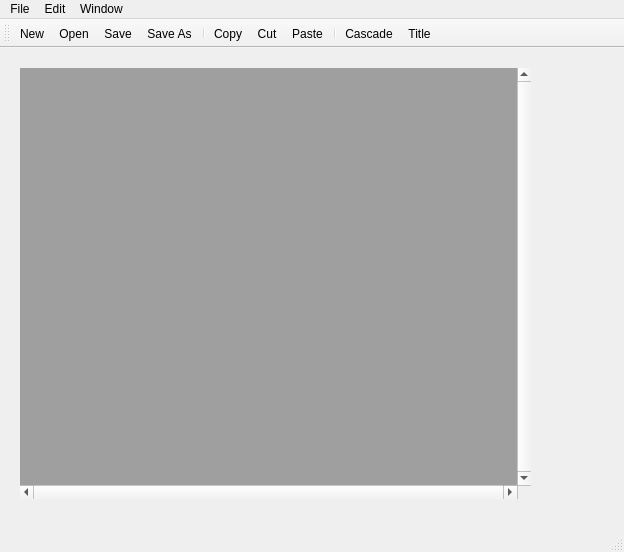
<?xml version="1.0" encoding="UTF-8"?>
<ui version="4.0">
 <class>MainWindow</class>
 <widget class="QMainWindow" name="MainWindow">
  <property name="geometry">
   <rect>
    <x>0</x>
    <y>0</y>
    <width>624</width>
    <height>552</height>
   </rect>
  </property>
  <property name="windowTitle">
   <string>MainWindow</string>
  </property>
  <widget class="QWidget" name="centralwidget">
   <widget class="QMdiArea" name="mdiArea">
    <property name="geometry">
     <rect>
      <x>20</x>
      <y>20</y>
      <width>511</width>
      <height>431</height>
     </rect>
    </property>
    <property name="verticalScrollBarPolicy">
     <enum>Qt::ScrollBarAlwaysOn</enum>
    </property>
    <property name="horizontalScrollBarPolicy">
     <enum>Qt::ScrollBarAlwaysOn</enum>
    </property>
   </widget>
  </widget>
  <widget class="QMenuBar" name="menubar">
   <property name="geometry">
    <rect>
     <x>0</x>
     <y>0</y>
     <width>624</width>
     <height>22</height>
    </rect>
   </property>
   <widget class="QMenu" name="menuFile">
    <property name="title">
     <string>File</string>
    </property>
    <addaction name="actionNew"/>
    <addaction name="actionOpen"/>
    <addaction name="actionSave"/>
    <addaction name="actionSave_As"/>
    <addaction name="separator"/>
    <addaction name="actionExit"/>
   </widget>
   <widget class="QMenu" name="menuEdit">
    <property name="title">
     <string>Edit</string>
    </property>
    <addaction name="actionCopy"/>
    <addaction name="actionCut"/>
    <addaction name="actionPaste"/>
    <addaction name="separator"/>
    <addaction name="actionSelect_All"/>
   </widget>
   <widget class="QMenu" name="menuWindow">
    <property name="title">
     <string>Window</string>
    </property>
    <addaction name="actionNext"/>
    <addaction name="actionPrevious"/>
    <addaction name="separator"/>
    <addaction name="actionCascade"/>
    <addaction name="actionTitle"/>
    <addaction name="separator"/>
    <addaction name="actionClose"/>
    <addaction name="actionClose_All"/>
   </widget>
   <addaction name="menuFile"/>
   <addaction name="menuEdit"/>
   <addaction name="menuWindow"/>
  </widget>
  <widget class="QStatusBar" name="statusbar"/>
  <widget class="QToolBar" name="toolBar">
   <property name="windowTitle">
    <string>toolBar</string>
   </property>
   <attribute name="toolBarArea">
    <enum>TopToolBarArea</enum>
   </attribute>
   <attribute name="toolBarBreak">
    <bool>false</bool>
   </attribute>
   <addaction name="actionNew"/>
   <addaction name="actionOpen"/>
   <addaction name="actionSave"/>
   <addaction name="actionSave_As"/>
   <addaction name="separator"/>
   <addaction name="actionCopy"/>
   <addaction name="actionCut"/>
   <addaction name="actionPaste"/>
   <addaction name="separator"/>
   <addaction name="actionCascade"/>
   <addaction name="actionTitle"/>
  </widget>
  <action name="actionNew">
   <property name="icon">
    <iconset resource="resources.qrc">
     <normaloff>:/files/images/new.png</normaloff>:/files/images/new.png</iconset>
   </property>
   <property name="text">
    <string>New</string>
   </property>
  </action>
  <action name="actionOpen">
   <property name="icon">
    <iconset resource="resources.qrc">
     <normaloff>:/files/images/open.png</normaloff>:/files/images/open.png</iconset>
   </property>
   <property name="text">
    <string>Open</string>
   </property>
  </action>
  <action name="actionSave">
   <property name="icon">
    <iconset resource="resources.qrc">
     <normaloff>:/files/images/save.png</normaloff>:/files/images/save.png</iconset>
   </property>
   <property name="text">
    <string>Save</string>
   </property>
  </action>
  <action name="actionSave_As">
   <property name="icon">
    <iconset resource="resources.qrc">
     <normaloff>:/files/images/saveas.png</normaloff>:/files/images/saveas.png</iconset>
   </property>
   <property name="text">
    <string>Save As</string>
   </property>
  </action>
  <action name="actionExit">
   <property name="text">
    <string>Exit</string>
   </property>
  </action>
  <action name="actionCopy">
   <property name="icon">
    <iconset resource="resources.qrc">
     <normaloff>:/files/images/copy.png</normaloff>:/files/images/copy.png</iconset>
   </property>
   <property name="text">
    <string>Copy</string>
   </property>
  </action>
  <action name="actionCut">
   <property name="icon">
    <iconset resource="resources.qrc">
     <normaloff>:/files/images/cut.png</normaloff>:/files/images/cut.png</iconset>
   </property>
   <property name="text">
    <string>Cut</string>
   </property>
  </action>
  <action name="actionPaste">
   <property name="icon">
    <iconset resource="resources.qrc">
     <normaloff>:/files/images/paste.png</normaloff>:/files/images/paste.png</iconset>
   </property>
   <property name="text">
    <string>Paste</string>
   </property>
  </action>
  <action name="actionSelect_All">
   <property name="text">
    <string>Select All</string>
   </property>
  </action>
  <action name="actionNext">
   <property name="text">
    <string>Next</string>
   </property>
  </action>
  <action name="actionPrevious">
   <property name="text">
    <string>Previous</string>
   </property>
  </action>
  <action name="actionCascade">
   <property name="icon">
    <iconset resource="resources.qrc">
     <normaloff>:/files/images/tile_cascade.png</normaloff>:/files/images/tile_cascade.png</iconset>
   </property>
   <property name="text">
    <string>Cascade</string>
   </property>
  </action>
  <action name="actionTitle">
   <property name="icon">
    <iconset resource="resources.qrc">
     <normaloff>:/files/images/tile_vertical.png</normaloff>:/files/images/tile_vertical.png</iconset>
   </property>
   <property name="text">
    <string>Title</string>
   </property>
  </action>
  <action name="actionClose">
   <property name="text">
    <string>Close</string>
   </property>
  </action>
  <action name="actionClose_All">
   <property name="text">
    <string>Close All</string>
   </property>
  </action>
 </widget>
 <resources>
  <include location="resources.qrc"/>
 </resources>
 <connections/>
</ui>
